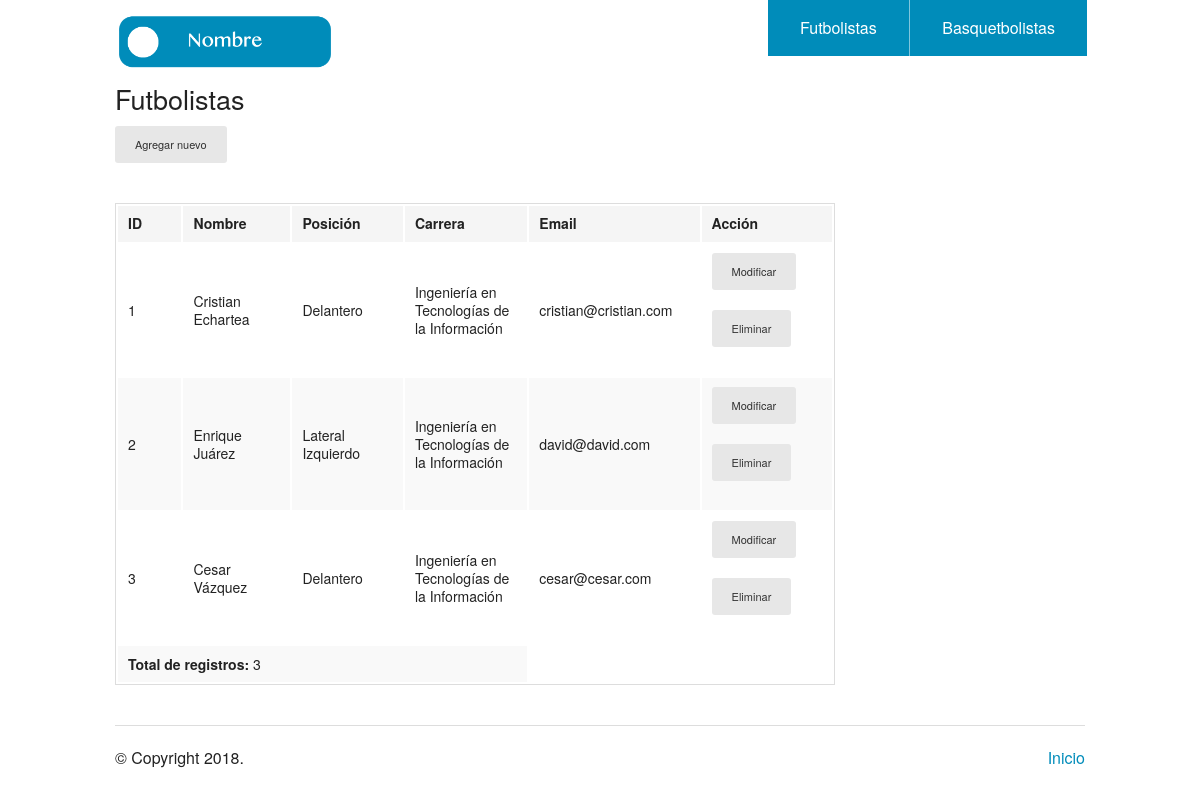
The app's page /main_fut.php with its own data.
### tables this page shows
CREATE TABLE `futbolistas` (
  `id` int(11) NOT NULL,
  `nombre` varchar(50) NOT NULL,
  `posicion` varchar(50) NOT NULL,
  `carrera` varchar(60) NOT NULL,
  `email` varchar(50) NOT NULL
);

### funciones.php (called while the page is built, shortened)
<?php
	include_once('conexion.php');
	function mostrarFut(){
		global $pdo;
		$query = "SELECT * FROM futbolistas";
		$statement = $pdo->prepare($query);
  		$statement->execute();
  		return $statement->fetchAll();
	}
?>

### main_fut.php (the view, shortened to what this page needs)
<?php
  include_once('funciones.php');
  $user = mostrarFut();
  $total_users = count(mostrarFut());
?>
<!doctype html>
<html class="no-js" lang="en">
  <head>
    <link rel="stylesheet" href="./css/foundation.css" />
  </head>
  <body>
    <?php require_once('header.php'); ?>
    <div class="row">
      <div class="large-9 columns">
        <h3>Futbolistas</h3>
          <p><a href="agregarFut.php" class="button radius tiny secondary">Agregar nuevo</a></p>
        <div class="section-container tabs" data-section>
          <section class="section">
            <div class="content" data-slug="panel1">
              <?php if($total_users){ ?>
              <table>
                <thead>
                  <tr>
                    <th width="200">ID</th>
                    <th width="250">Nombre</th>
                    <th width="250">Posición</th>
                    <th width="250">Carrera</th>
                    <th width="250">Email</th>
                    <th width="250">Acción</th>
                  </tr>
                </thead>
                <tbody>
                  <?php foreach( $user as $users ){ ?>
                  <tr>
                    <td><?php echo $users[0] ?></td>
                    <td><?php echo $users[1] ?></td>
                    <td><?php echo $users[2] ?></td>
                    <td><?php echo $users[3] ?></td>
                    <td><?php echo $users[4] ?></td>
                    <td><a href="./modificarFut.php?id=<?php echo $users[0]; ?>" class="button radius tiny secondary">Modificar</a>
                    <button onclick="confirmar(<?php echo $users[0]; ?>);" class="button radius tiny secondary">Eliminar</button>
                    </td>
                  </tr>
                  <?php } ?>
                  <tr>
                    <td colspan="4"><b>Total de registros: </b> <?php echo $total_users; ?></td>
                  </tr>
                </tbody>
              </table>
              <?php }else{ ?>
              No hay registros
              <?php } ?>
            </div>
          </section>
        </div>
      </div>
    </div>
    <?php require_once('footer.php'); ?>

### records on screen
futbolistas: id "1", nombre "Cristian Echartea", posicion "Delantero", carrera "Ingeniería en Tecnologías de la Información", email "cristian@cristian.com"
futbolistas: id "2", nombre "Enrique Juárez", posicion "Lateral Izquierdo", carrera "Ingeniería en Tecnologías de la Información", email "david@david.com"
futbolistas: id "3", nombre "Cesar Vázquez", posicion "Delantero", carrera "Ingeniería en Tecnologías de la Información", email "cesar@cesar.com"

### other values on screen
$total_users "3"
